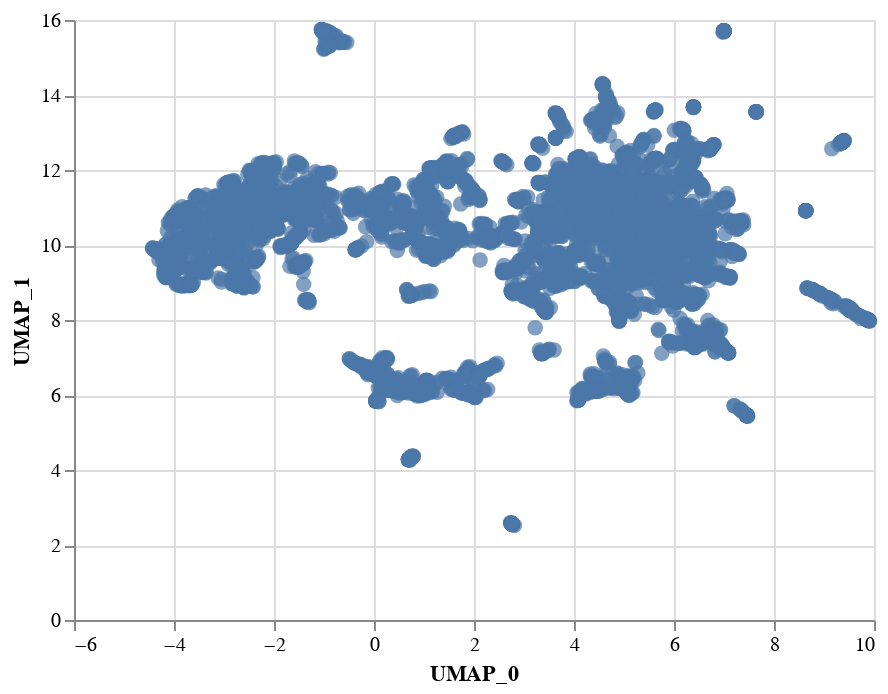

This figure's notebook cell:
### Markdown cell above
Are there any clusters?

### Code cell
alt.Chart(dataset[['UMAP_0', 'UMAP_1']]).mark_circle(size=60).encode(
    x='UMAP_0',
    y='UMAP_1',
)

### Figure 1 — Vega-Lite specification as saved in the notebook (floating-point values rounded to 4 significant figures; data arrays with more than 128 entries replaced by an {"elided": "..."} marker saying what was removed)
{"config": {"view": {"continuousWidth": 400, "continuousHeight": 300}}, "data": {"name": "data-3574620a332fc6e478eab85af43e3090"}, "mark": {"type": "circle", "size": 60}, "encoding": {"x": {"type": "quantitative", "field": "UMAP_0"}, "y": {"type": "quantitative", "field": "UMAP_1"}}, "$schema": "https://vega.github.io/schema/vega-lite/v4.8.1.json", "datasets": {"data-3574620a332fc6e478eab85af43e3090": {"elided": "7342 records"}}}
